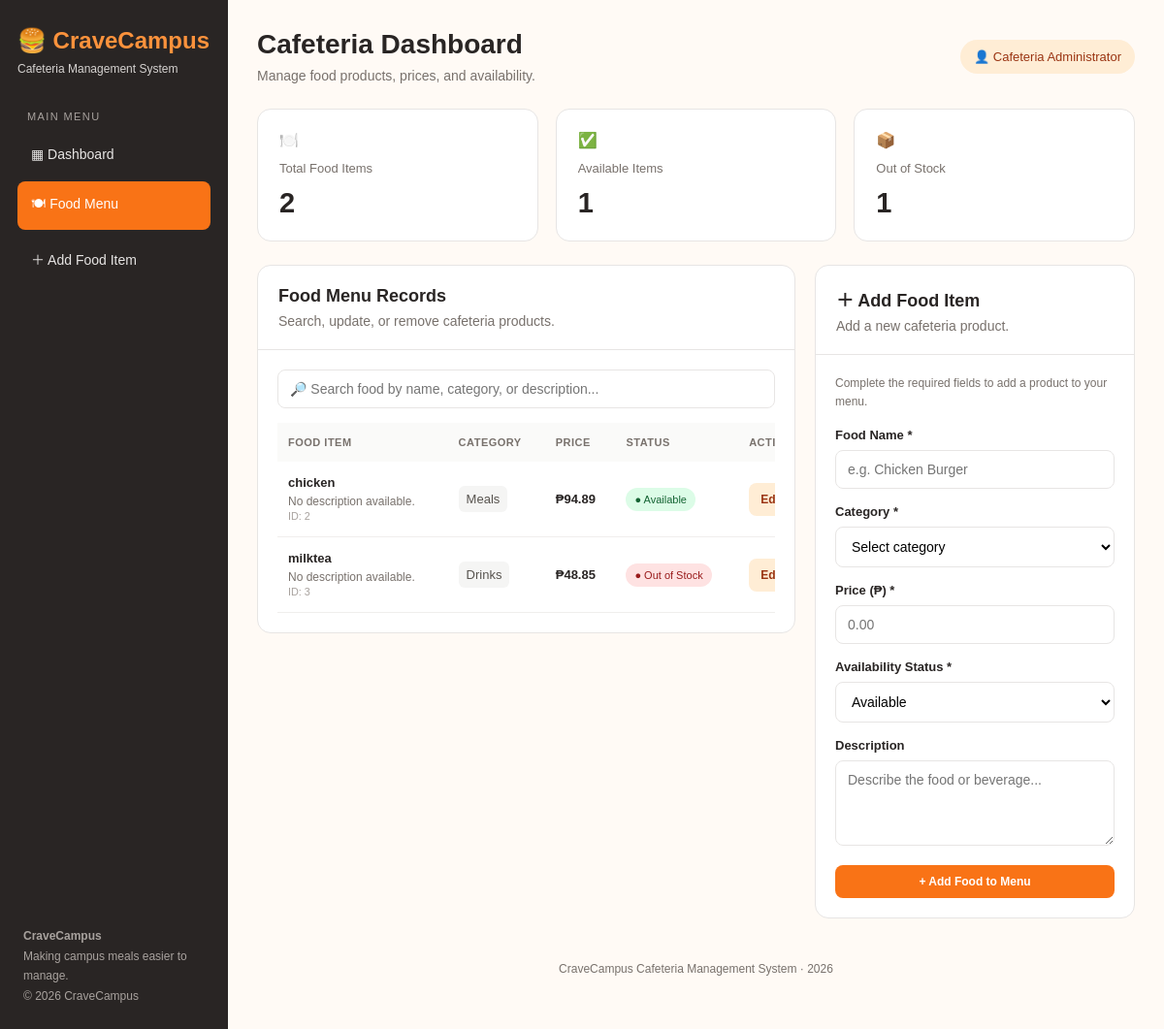
Page /foods/ on the committed database.
### Mahinay_App/models.py (models this page shows, shortened)
class Food(models.Model):
    CATEGORY_CHOICES = [
        ('Meals', 'Meals'),
        ('Snacks', 'Snacks'),
        ('Drinks', 'Drinks'),
        ('Desserts', 'Desserts'),
    ]
    food_id = models.AutoField(primary_key=True)
    name = models.CharField(max_length=100)
    category = models.CharField(
        max_length=50,
        choices=CATEGORY_CHOICES,
        default='Meals'
    )
    price = models.DecimalField(max_digits=10, decimal_places=2)
    availability_status = models.BooleanField(default=True)
    description = models.TextField(blank=True)

### Mahinay_App/views.py (the view)
# urls.py: path('foods/', views.food_list, name='food_list'),
def food_list(request):
    foods = Food.objects.all()
    return render(request, 'InvApp/food_list.html', {'foods': foods})

### Mahinay_App/templates/InvApp/food_list.html (shortened to what this page needs)
<!DOCTYPE html>
<html lang="en">
<head>
</head>
<body>
<aside class="sidebar">
    <div class="brand">🍔 CraveCampus</div>
    <div class="subtitle">Cafeteria Management System</div>
    <div class="nav-label">MAIN MENU</div>
    <nav>
        <a class="nav-link" href="#dashboard">▦ Dashboard</a>
        <a class="nav-link active" href="#food-menu">🍽 Food Menu</a>
        <a class="nav-link" href="#add-food">＋ Add Food Item</a>
    </nav>
    <div class="sidebar-footer">
        <strong>CraveCampus</strong><br>
        Making campus meals easier to manage.<br>
        © 2026 CraveCampus
    </div>
</aside>
<main>
    <header class="topbar">
        <div>
            <h1>Cafeteria Dashboard</h1>
            <p class="muted">
                Manage food products, prices, and availability.
            </p>
        </div>
        <div class="badge">👤 Cafeteria Administrator</div>
    </header>
    <section class="stats" id="dashboard">
        <div class="stat">
            <div>🍽️</div>
            <div class="stat-label">Total Food Items</div>
            <div class="stat-number">{{ foods|length }}</div>
        </div>
        <div class="stat">
            <div>✅</div>
            <div class="stat-label">Available Items</div>
            <div class="stat-number" id="availableCount">0</div>
        </div>
        <div class="stat">
            <div>📦</div>
            <div class="stat-label">Out of Stock</div>
            <div class="stat-number" id="outCount">0</div>
        </div>
    </section>
    <div class="layout">
        <section class="panel" id="food-menu">
            <div class="panel-head">
                <h2>Food Menu Records</h2>
                <p class="muted">
                    Search, update, or remove cafeteria products.
                </p>
            </div>
            <div class="panel-body">
                <input
                    id="foodSearch"
                    class="search"
                    type="search"
                    placeholder="🔎 Search food by name, category, or description..."
                    aria-label="Search food menu"
                >
                <div class="table-wrap">
                    <table>
                        <thead>
                            <tr>
                                <th>Food Item</th>
                                <th>Category</th>
                                <th>Price</th>
                                <th>Status</th>
                                <th>Actions</th>
                            </tr>
                        </thead>
                        <tbody id="foodTableBody">
                            {% for food in foods %}
                                <tr
                                    class="food-row"
                                    data-status="{% if food.availability_status %}available{% else %}out{% endif %}"
                                    data-search="{{ food.name|lower }} {{ food.category|lower }} {{ food.description|default:''|lower }}"
                                >
                                    <td>
                                        <div class="food-name">
                                            {{ food.name }}
                                        </div>
                                        <div class="description">
                                            {{ food.description|default:"No description available." }}
                                        </div>
                                        <small style="color:#a8a29e">
                                            ID: {{ food.food_id }}
                                        </small>
                                    </td>
                                    <td>
                                        <span class="category">
                                            {{ food.category }}
                                        </span>
                                    </td>
                                    <td>
                                        <strong>
                                            ₱{{ food.price|floatformat:2 }}
                                        </strong>
                                    </td>
                                    <td>
                                        {% if food.availability_status %}
                                            <span class="pill available">
                                                ● Available
                                            </span>
                                        {% else %}
                                            <span class="pill stockout">
                                                ● Out of Stock
                                            </span>
                                        {% endif %}
                                    </td>
                                    <td>
                                        <div class="actions">
                                            <button
                                                type="button"
                                                class="btn edit-btn"
                                                onclick="toggleEdit('edit-{{ food.food_id }}')"
                                            >
                                                Edit
                                            </button>
                                        </div>
                                    </td>
                                </tr>
                            {% endfor %}
                        </tbody>
                    </table>
                </div>
            </div>
        </section>
        <section class="panel" id="add-food">
            <div class="panel-head">
                <h2>＋ Add Food Item</h2>
                <p class="muted">
                    Add a new cafeteria product.
                </p>
            </div>
            <div class="panel-body">
                <p class="hint">
                    Complete the required fields to add a product to your menu.
                </p>
                <form method="post" action="{% url 'food_add' %}">
                    <div class="form-group">
                        <label for="new-name">Food Name *</label>
                        <input
                            id="new-name"
                            type="text"
                            name="name"
                            placeholder="e.g. Chicken Burger"
                            maxlength="100"
                            required
                        >
                    </div>
                    <div class="form-group">
                        <label for="new-category">Category *</label>
                        <select
                            id="new-category"
                            name="category"
                            required
                        >
                            <option value="">Select category</option>
                        </select>
                    </div>
                    <div class="form-group">
                        <label for="new-price">Price (₱) *</label>
                        <input
                            id="new-price"
                            type="number"
                            name="price"
                            placeholder="0.00"
                            min="0"
                            step="0.01"
                            required
                        >
                    </div>
                    <div class="form-group">
                        <label for="new-status">Availability Status *</label>
                        <select
                            id="new-status"
                            name="availability_status"
                            required
                        >
                            <option value="True">Available</option>
                        </select>
                    </div>
                    <div class="form-group">
                        <label for="new-description">Description</label>
                        <textarea
                            id="new-description"
                            name="description"
                            placeholder="Describe the food or beverage..."
                        ></textarea>
                    </div>
                    <button
                        type="submit"
                        class="btn primary"
                        style="width:100%"
                    >
                        + Add Food to Menu
                    </button>
                </form>
            </div>
        </section>
    </div>
    <footer class="footer">
        CraveCampus Cafeteria Management System · 2026
    </footer>
</main>
</body>
</html>

### Mahinay_App/templates/InvApp/food_list.html (style rules this page uses)
:root { --orange: #f97316; --orange-dark: #ea580c; --cream: #fffaf5; --ink: #292524; --muted: #78716c; --border: #e7e5e4; }
* { box-sizing: border-box; margin: 0; padding: 0; }
body { font-family: Arial, Helvetica, sans-serif; background: var(--cream); color: var(--ink); min-height: 100vh; }
.sidebar { position: fixed; inset: 0 auto 0 0; width: 235px; background: #292524; color: white; padding: 28px 18px; }
.brand { font-size: 24px; font-weight: 800; color: #fb923c; }
.subtitle { font-size: 12px; color: #d6d3d1; margin: 8px 0 36px; }
.nav-label { font-size: 11px; color: #a8a29e; letter-spacing: 1.4px; margin: 20px 10px 12px; }
.nav-link { display: block; text-decoration: none; color: #e7e5e4; padding: 13px 14px; border-radius: 8px; margin-bottom: 7px; font-size: 14px; }
.nav-link.active, .nav-link:hover { background: var(--orange); color: white; }
.sidebar-footer { position: absolute; bottom: 24px; left: 24px; right: 24px; color: #a8a29e; font-size: 12px; line-height: 1.7; }
main { margin-left: 235px; padding: 30px; max-width: 1800px; }
.topbar { display: flex; justify-content: space-between; align-items: center; gap: 18px; margin-bottom: 26px; }
h1 { font-size: 28px; margin-bottom: 8px; }
.muted { color: var(--muted); font-size: 14px; }
.badge { background: #ffedd5; color: #9a3412; padding: 10px 14px; border-radius: 22px; font-size: 13px; white-space: nowrap; }
.stats { display: grid; grid-template-columns: repeat(3, minmax(0, 1fr)); gap: 18px; margin-bottom: 24px; }
.stat, .panel { background: white; border: 1px solid var(--border); border-radius: 14px; }
.stat { padding: 22px; }
.stat-label { font-size: 13px; color: var(--muted); margin: 12px 0; }
.stat-number { font-size: 29px; font-weight: bold; }
.layout { display: grid; grid-template-columns: minmax(0, 1fr) 330px; gap: 20px; align-items: start; }
.panel { overflow: hidden; margin-bottom: 20px; }
.panel-head { padding: 21px; border-bottom: 1px solid var(--border); }
.panel-head h2 { font-size: 18px; margin-bottom: 7px; }
.panel-body { padding: 20px; }
input, select, textarea { width: 100%; padding: 11px 12px; border: 1px solid var(--border); border-radius: 8px; background: #fff; font: inherit; font-size: 14px; }
.search { margin-bottom: 15px; }
.table-wrap { overflow-x: auto; }
table { border-collapse: collapse; width: 100%; min-width: 630px; }
th { text-align: left; background: #fafaf9; color: var(--muted); font-size: 11px; letter-spacing: 0.5px; text-transform: uppercase; padding: 14px 11px; }
td { padding: 14px 11px; border-bottom: 1px solid #f0eeec; font-size: 13px; vertical-align: middle; }
.food-name { font-weight: bold; margin-bottom: 5px; }
.description { font-size: 12px; color: var(--muted); max-width: 190px; overflow-wrap: anywhere; }
.pill { display: inline-block; padding: 6px 9px; border-radius: 20px; font-size: 11px; white-space: nowrap; }
.available { background: #dcfce7; color: #166534; }
.stockout { background: #fee2e2; color: #991b1b; }
.category { background: #f5f5f4; color: #57534e; border-radius: 6px; padding: 6px 8px; }
.btn { display: inline-block; border: 0; border-radius: 8px; padding: 10px 12px; font-size: 12px; font-weight: bold; cursor: pointer; text-decoration: none; text-align: center; }
.primary { background: var(--orange); color: white; }
.edit-btn { background: #ffedd5; color: #9a3412; }
.actions { display: flex; gap: 6px; flex-wrap: wrap; }
.form-group { margin-bottom: 16px; }
.form-group label { display: block; font-size: 13px; font-weight: bold; margin-bottom: 8px; }
textarea { min-height: 88px; resize: vertical; }
.hint { font-size: 12px; color: var(--muted); line-height: 1.6; margin-bottom: 17px; }
.footer { text-align: center; color: var(--muted); font-size: 12px; padding: 25px 0; }

### rows in the picture
Food: name "chicken", description "No description available.", food_id "2", category "Meals", price "94.89", availability_status "● Available"
Food: name "milktea", description "No description available.", food_id "3", category "Drinks", price "48.85", availability_status "● Out of Stock"

### other values in the picture
{{ foods|length }} "2"
